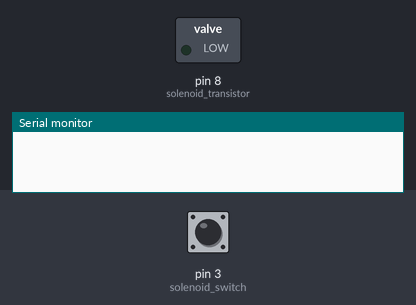
The sketch below on a simulated Arduino Uno, built with avr-gcc and run on an emulated ATmega328P. Shown: switched loads named in the sketch (green lamp = pin HIGH), the last lines printed to the serial monitor. Dashed ring = blinking. The inputs (shaded band) are chosen by the test bench; at power-on: pin 3 (solenoid_switch) HIGH.

Above: at 1.2 s.
1.3 s: pin 3 (solenoid_switch) pulled LOW for 3.2 s
At 2.46 s:
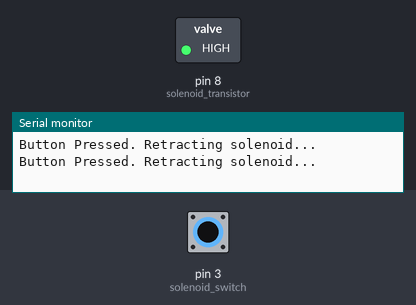
Timing chart, 0 to 5.1 s (numbered marks = the images above; inputs shaded):
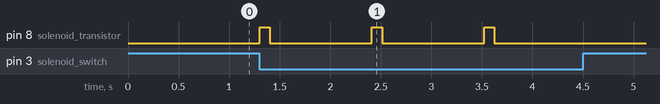

The sketch:

arduino_solenoidSwitch_transistor.ino
```cpp
/*------------------------------------------------------------------------------------
arduino_solenoidSwitch_transistor.ino

Retract a solenoid if a switch is pressed, solenoid triggered via transistor

Created: 03/02/17 - Joshua Vaughan - joshua.vaughan@louisiana.edu

Modified:
  * mm/dd/yy - Name (email if not same person as above)
    - major change 1
------------------------------------------------------------------------------------*/

// the control output will be digital pin 8
const int solenoid_transistor = 8;

// Attach the switch to pin 3 - make it a constant so it can't be changed
const int solenoid_switch = 3;

void setup() {
  Serial.begin(9600);        // set up Serial library at 9600 bps

  //configure the motor_switch as an input and enable the internal pull-up resistor
  pinMode(solenoid_transistor, OUTPUT);
  pinMode(solenoid_switch, INPUT_PULLUP);
}


void loop() {
  // If the button is pressed, retrac the solenoid
  if(!digitalRead(solenoid_switch))
  {
      Serial.println("Button Pressed. Retracting solenoid...");
      // full speed forward just passes maximum current to enable solenoid
      digitalWrite(solenoid_transistor, HIGH);

      // pause 100ms
      delay(100);

      // Stop the solenoid
      digitalWrite(solenoid_transistor, LOW);

      // Delay for 1000 ms before continuing (avoiding solenoid burnout)
      delay(1000);
  }

  // Delay for 10 ms before looping and checking the swtich again
  delay(10);
}
```

Measured:
- after the input at 1.3 s, pin 8 (solenoid_transistor): alternates HIGH for 0.10 s and LOW for 1.0 s, 6 changes in all, then stays LOW, starting at once
